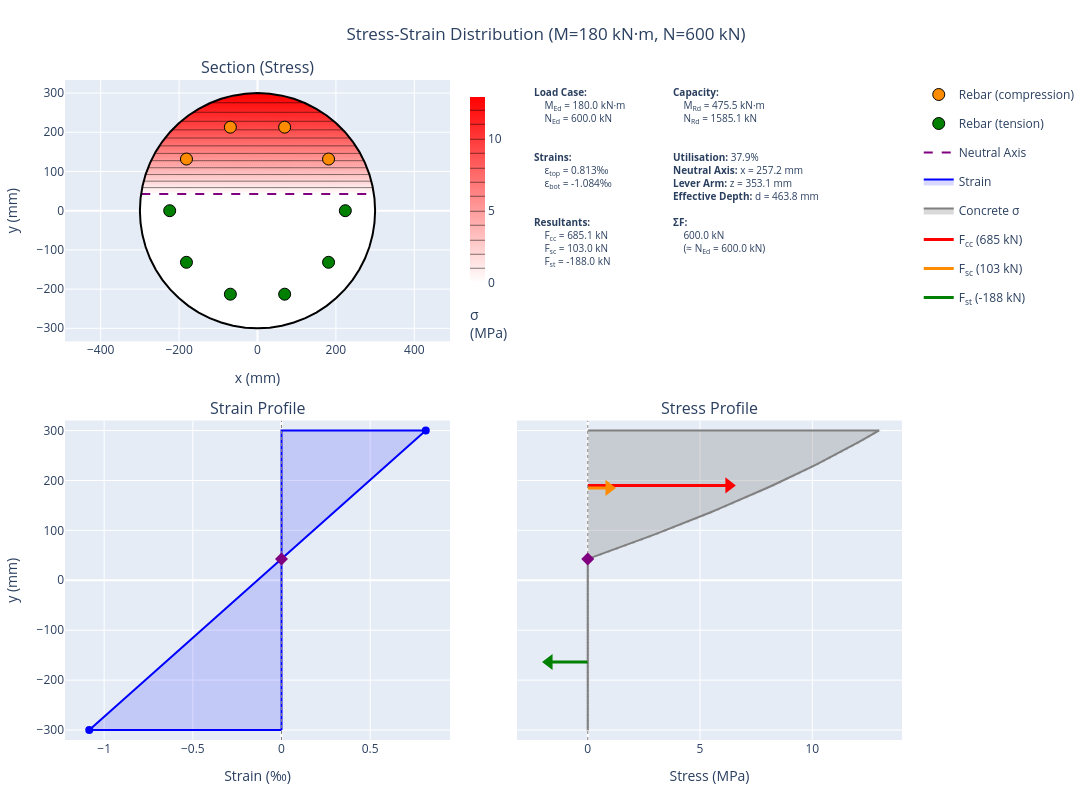

The code cell stored with this chart in its notebook:
### Code cell
# Stress-strain profile from the bending sub-check
check.bending.plot_stress_strain(
    M_Ed=180,
    N_Ed=600,
    title="Stress-Strain Distribution (M=180 kN\u00b7m, N=600 kN)",
    section_render="filled",
    height=800,
    show=False,
)

### Figure 1 — Plotly figure (JSON) as saved in the notebook; plotly's stock layout.template omitted (floating-point values rounded to 4 significant figures; data arrays with more than 128 entries replaced by an {"elided": "..."} marker saying what was removed)
{"data": [{"colorbar": {"len": 0.3762, "lenmode": "fraction", "thickness": 15, "title": {"side": "bottom", "text": "σ<br>(MPa)"}, "x": 0.472, "xanchor": "left", "y": 0.802, "yanchor": "middle"}, "colorscale": [[0, "white"], [1, "red"]], "contours": {"coloring": "heatmap", "showlines": false}, "hovertemplate": "x: %{x:.1f} mm<br>y: %{y:.1f} mm<br>σ: %{z:.2f} MPa<extra>Concrete</extra>", "name": "Concrete", "showlegend": false, "showscale": true, "type": "contour", "x": [-297.5, -292.5, -287.5, -282.5, -277.5, -272.5, -267.5, -262.5, -257.5, -252.5, -247.5, -242.5, -237.5, -232.5, -227.5, -222.5, -217.5, -212.5, -207.5, -202.5, -197.5, -192.5, -187.5, -182.5, -177.5, -172.5, -167.5, -162.5, -157.5, -152.5, -147.5, -142.5, -137.5, -132.5, -127.5, -122.5, -117.5, -112.5, -107.5, -102.5, -97.5, -92.5, -87.5, -82.5, -77.5, -72.5, -67.5, -62.5, -57.5, -52.5, -47.5, -42.5, -37.5, -32.5, -27.5, -22.5, -17.5, -12.5, -7.5, -2.5, 2.5, 7.5, 12.5, 17.5, 22.5, 27.5, 32.5, 37.5, 42.5, 47.5, 52.5, 57.5, 62.5, 67.5, 72.5, 77.5, 82.5, 87.5, 92.5, 97.5, 102.5, 107.5, 112.5, 117.5, 122.5, 127.5, 132.5, 137.5, 142.5, 147.5, 152.5, 157.5, 162.5, 167.5, 172.5, 177.5, 182.5, 187.5, 192.5, 197.5, 202.5, 207.5, 212.5, 217.5, 222.5, 227.5, 232.5, 237.5, 242.5, 247.5, 252.5, 257.5, 262.5, 267.5, 272.5, 277.5, 282.5, 287.5, 292.5, 297.5], "xaxis": "x", "y": {"elided": "180 float values"}, "yaxis": "y", "z": {"elided": "180x120 float values"}, "zmax": 12.9, "zmin": 0}, {"customdata": [[56.19, 0.281, 17.65], [107.7, 0.5383, 33.82], [107.7, 0.5383, 33.82], [56.19, 0.281, 17.65]], "hovertemplate": "x: %{x:.1f} mm<br>y: %{y:.1f} mm<br>σ: %{customdata[0]:.1f} MPa<br>ε: %{customdata[1]:.3f} ‰<br>F: %{customdata[2]:.1f} kN<br><extra>Rebar (compression)</extra>", "marker": {"color": "darkorange", "line": {"color": "black", "width": 1}, "size": 12}, "mode": "markers", "name": "Rebar (compression)", "showlegend": true, "type": "scatter", "x": [181.2, 69.22, -69.22, -181.2], "xaxis": "x", "y": [131.7, 213.0, 213.0, 131.7], "yaxis": "y"}, {"customdata": [[-27.08, -0.1354, -8.506], [-27.08, -0.1354, -8.506], [-110.3, -0.5517, -34.67], [-161.8, -0.809, -50.83], [-161.8, -0.809, -50.83], [-110.3, -0.5517, -34.67]], "hovertemplate": "x: %{x:.1f} mm<br>y: %{y:.1f} mm<br>σ: %{customdata[0]:.1f} MPa<br>ε: %{customdata[1]:.3f} ‰<br>F: %{customdata[2]:.1f} kN<br><extra>Rebar (tension)</extra>", "marker": {"color": "green", "line": {"color": "black", "width": 1}, "size": 12}, "mode": "markers", "name": "Rebar (tension)", "showlegend": true, "type": "scatter", "x": [224.0, -224.0, -181.2, -69.22, 69.22, 181.2], "xaxis": "x", "y": [0.0, 2.743e-14, -131.7, -213.0, -213.0, -131.7], "yaxis": "y"}, {"line": {"color": "purple", "dash": "dash", "width": 2}, "mode": "lines", "name": "Neutral Axis", "showlegend": true, "type": "scatter", "x": [-296.5, 296.5], "xaxis": "x", "y": [42.81, 42.81], "yaxis": "y"}, {"hoverinfo": "skip", "line": {"color": "black", "width": 2}, "mode": "lines", "name": "Section outline", "showlegend": false, "type": "scatter", "x": [300, 298.4, 293.4, 285.3, 274.1, 259.8, 242.7, 222.9, 200.7, 176.3, 150.0, 122.0, 92.71, 62.37, 31.36, 1.837e-14, -31.36, -62.37, -92.71, -122.0, -150.0, -176.3, -200.7, -222.9, -242.7, -259.8, -274.1, -285.3, -293.4, -298.4, -300, -298.4, -293.4, -285.3, -274.1, -259.8, -242.7, -222.9, -200.7, -176.3, -150.0, -122.0, -92.71, -62.37, -31.36, -5.511e-14, 31.36, 62.37, 92.71, 122.0, 150.0, 176.3, 200.7, 222.9, 242.7, 259.8, 274.1, 285.3, 293.4, 298.4, 300], "xaxis": "x", "y": [0, 31.36, 62.37, 92.71, 122.0, 150.0, 176.3, 200.7, 222.9, 242.7, 259.8, 274.1, 285.3, 293.4, 298.4, 300, 298.4, 293.4, 285.3, 274.1, 259.8, 242.7, 222.9, 200.7, 176.3, 150.0, 122.0, 92.71, 62.37, 31.36, 3.674e-14, -31.36, -62.37, -92.71, -122.0, -150.0, -176.3, -200.7, -222.9, -242.7, -259.8, -274.1, -285.3, -293.4, -298.4, -300, -298.4, -293.4, -285.3, -274.1, -259.8, -242.7, -222.9, -200.7, -176.3, -150.0, -122.0, -92.71, -62.37, -31.36, 0], "yaxis": "y"}, {"fill": "toself", "fillcolor": "rgba(0, 0, 255, 0.15)", "hovertemplate": "ε: %{x:.3f} ‰<br>y: %{y:.1f} mm<extra></extra>", "line": {"color": "blue", "width": 2}, "mode": "lines", "name": "Strain", "type": "scatter", "x": [0, -1.084, 0.8133, 0, 0], "xaxis": "x3", "y": [-300, -300, 300, 300, -300], "yaxis": "y3"}, {"hovertemplate": "ε: %{x:.3f} ‰<br>y: %{y:.1f} mm<extra></extra>", "marker": {"color": "blue", "size": 8}, "mode": "markers", "showlegend": false, "type": "scatter", "x": [-1.084, 0.8133], "xaxis": "x3", "y": [-300, 300], "yaxis": "y3"}, {"line": {"color": "gray", "dash": "dot", "width": 1}, "mode": "lines", "showlegend": false, "type": "scatter", "x": [0, 0], "xaxis": "x3", "y": [-320, 320], "yaxis": "y3"}, {"hovertemplate": "Neutral Axis<br>y: 42.8 mm<extra></extra>", "marker": {"color": "purple", "size": 10, "symbol": "diamond"}, "mode": "markers", "name": "NA", "showlegend": false, "type": "scatter", "x": [0], "xaxis": "x3", "y": [42.81], "yaxis": "y3"}, {"fill": "toself", "fillcolor": "rgba(128, 128, 128, 0.3)", "hoverinfo": "skip", "legendgroup": "concrete_stress", "line": {"color": "gray", "width": 2}, "mode": "lines", "name": "Concrete σ", "type": "scatter", "x": [0.0, 0.0, 0.0, 0.0, 0.0, 0.0, 0.0, 0.0, 0.0, 0.0, 0.0, 0.0, 0.0, 0.0, 0.0, 0.0, 0.0, 0.0, 0.0, 0.0, 0.0, 0.0, 0.0, 0.0, 0.0, 0.0, 0.0, 0.0, 0.0, 0.0, 0.0, 0.0, 0.0, 0.0, 0.0, 0.0, 0.0, 0.0, 0.0, 0.0, 0.0, 0.0, 0.0, 0.0, 0.0, 0.0, 0.0, 0.0, 0.0, 0.0, 0.0, 0.0, 0.0, 0.0, 0.0, 0.0, 0.0, 0.0, 0.1669, 0.5467, 0.9229, 1.295, 1.664, 2.029, 2.391, 2.749, 3.103, 3.453, 3.8, 4.143, 4.483, 4.819, 5.151, 5.479, 5.804, 6.125, 6.442, 6.756, 7.066, 7.373, 7.675, 7.974, 8.27, 8.562, 8.85, 9.134, 9.415, 9.692, 9.965, 10.23, 10.5, 10.76, 11.02, 11.28, 11.53, 11.78, 12.02, 12.26, 12.5, 12.73, 12.96, 0.0], "xaxis": "x4", "y": [-300.0, -300.0, -293.9, -287.9, -281.8, -275.8, -269.7, -263.6, -257.6, -251.5, -245.5, -239.4, -233.3, -227.3, -221.2, -215.2, -209.1, -203.0, -197.0, -190.9, -184.8, -178.8, -172.7, -166.7, -160.6, -154.5, -148.5, -142.4, -136.4, -130.3, -124.2, -118.2, -112.1, -106.1, -100.0, -93.94, -87.88, -81.82, -75.76, -69.7, -63.64, -57.58, -51.52, -45.45, -39.39, -33.33, -27.27, -21.21, -15.15, -9.091, -3.03, 3.03, 9.091, 15.15, 21.21, 27.27, 33.33, 39.39, 45.45, 51.52, 57.58, 63.64, 69.7, 75.76, 81.82, 87.88, 93.94, 100.0, 106.1, 112.1, 118.2, 124.2, 130.3, 136.4, 142.4, 148.5, 154.5, 160.6, 166.7, 172.7, 178.8, 184.8, 190.9, 197.0, 203.0, 209.1, 215.2, 221.2, 227.3, 233.3, 239.4, 245.5, 251.5, 257.6, 263.6, 269.7, 275.8, 281.8, 287.9, 293.9, 300.0, 300.0], "yaxis": "y4"}, {"hovertemplate": "%{text}<extra>Concrete</extra>", "legendgroup": "concrete_stress", "marker": {"color": "gray", "opacity": 0.3, "size": 3}, "mode": "markers", "showlegend": false, "text": ["σ: 0.00 MPa<br>ε: -1.084 ‰<br>y: -300.0 mm", "σ: 0.00 MPa<br>ε: -1.065 ‰<br>y: -293.9 mm", "σ: 0.00 MPa<br>ε: -1.046 ‰<br>y: -287.9 mm", "σ: 0.00 MPa<br>ε: -1.027 ‰<br>y: -281.8 mm", "σ: 0.00 MPa<br>ε: -1.007 ‰<br>y: -275.8 mm", "σ: 0.00 MPa<br>ε: -0.988 ‰<br>y: -269.7 mm", "σ: 0.00 MPa<br>ε: -0.969 ‰<br>y: -263.6 mm", "σ: 0.00 MPa<br>ε: -0.950 ‰<br>y: -257.6 mm", "σ: 0.00 MPa<br>ε: -0.931 ‰<br>y: -251.5 mm", "σ: 0.00 MPa<br>ε: -0.912 ‰<br>y: -245.5 mm", "σ: 0.00 MPa<br>ε: -0.892 ‰<br>y: -239.4 mm", "σ: 0.00 MPa<br>ε: -0.873 ‰<br>y: -233.3 mm", "σ: 0.00 MPa<br>ε: -0.854 ‰<br>y: -227.3 mm", "σ: 0.00 MPa<br>ε: -0.835 ‰<br>y: -221.2 mm", "σ: 0.00 MPa<br>ε: -0.816 ‰<br>y: -215.2 mm", "σ: 0.00 MPa<br>ε: -0.797 ‰<br>y: -209.1 mm", "σ: 0.00 MPa<br>ε: -0.777 ‰<br>y: -203.0 mm", "σ: 0.00 MPa<br>ε: -0.758 ‰<br>y: -197.0 mm", "σ: 0.00 MPa<br>ε: -0.739 ‰<br>y: -190.9 mm", "σ: 0.00 MPa<br>ε: -0.720 ‰<br>y: -184.8 mm", "σ: 0.00 MPa<br>ε: -0.701 ‰<br>y: -178.8 mm", "σ: 0.00 MPa<br>ε: -0.682 ‰<br>y: -172.7 mm", "σ: 0.00 MPa<br>ε: -0.662 ‰<br>y: -166.7 mm", "σ: 0.00 MPa<br>ε: -0.643 ‰<br>y: -160.6 mm", "σ: 0.00 MPa<br>ε: -0.624 ‰<br>y: -154.5 mm", "σ: 0.00 MPa<br>ε: -0.605 ‰<br>y: -148.5 mm", "σ: 0.00 MPa<br>ε: -0.586 ‰<br>y: -142.4 mm", "σ: 0.00 MPa<br>ε: -0.567 ‰<br>y: -136.4 mm", "σ: 0.00 MPa<br>ε: -0.547 ‰<br>y: -130.3 mm", "σ: 0.00 MPa<br>ε: -0.528 ‰<br>y: -124.2 mm", "σ: 0.00 MPa<br>ε: -0.509 ‰<br>y: -118.2 mm", "σ: 0.00 MPa<br>ε: -0.490 ‰<br>y: -112.1 mm", "σ: 0.00 MPa<br>ε: -0.471 ‰<br>y: -106.1 mm", "σ: 0.00 MPa<br>ε: -0.452 ‰<br>y: -100.0 mm", "σ: 0.00 MPa<br>ε: -0.432 ‰<br>y: -93.9 mm", "σ: 0.00 MPa<br>ε: -0.413 ‰<br>y: -87.9 mm", "σ: 0.00 MPa<br>ε: -0.394 ‰<br>y: -81.8 mm", "σ: 0.00 MPa<br>ε: -0.375 ‰<br>y: -75.8 mm", "σ: 0.00 MPa<br>ε: -0.356 ‰<br>y: -69.7 mm", "σ: 0.00 MPa<br>ε: -0.337 ‰<br>y: -63.6 mm", "σ: 0.00 MPa<br>ε: -0.317 ‰<br>y: -57.6 mm", "σ: 0.00 MPa<br>ε: -0.298 ‰<br>y: -51.5 mm", "σ: 0.00 MPa<br>ε: -0.279 ‰<br>y: -45.5 mm", "σ: 0.00 MPa<br>ε: -0.260 ‰<br>y: -39.4 mm", "σ: 0.00 MPa<br>ε: -0.241 ‰<br>y: -33.3 mm", "σ: 0.00 MPa<br>ε: -0.222 ‰<br>y: -27.3 mm", "σ: 0.00 MPa<br>ε: -0.202 ‰<br>y: -21.2 mm", "σ: 0.00 MPa<br>ε: -0.183 ‰<br>y: -15.2 mm", "σ: 0.00 MPa<br>ε: -0.164 ‰<br>y: -9.1 mm", "σ: 0.00 MPa<br>ε: -0.145 ‰<br>y: -3.0 mm", "σ: 0.00 MPa<br>ε: -0.126 ‰<br>y: 3.0 mm", "σ: 0.00 MPa<br>ε: -0.107 ‰<br>y: 9.1 mm", "σ: 0.00 MPa<br>ε: -0.087 ‰<br>y: 15.2 mm", "σ: 0.00 MPa<br>ε: -0.068 ‰<br>y: 21.2 mm", "σ: 0.00 MPa<br>ε: -0.049 ‰<br>y: 27.3 mm", "σ: 0.00 MPa<br>ε: -0.030 ‰<br>y: 33.3 mm", "σ: 0.00 MPa<br>ε: -0.011 ‰<br>y: 39.4 mm", "σ: 0.17 MPa<br>ε: 0.008 ‰<br>y: 45.5 mm", "σ: 0.55 MPa<br>ε: 0.028 ‰<br>y: 51.5 mm", "σ: 0.92 MPa<br>ε: 0.047 ‰<br>y: 57.6 mm", "σ: 1.30 MPa<br>ε: 0.066 ‰<br>y: 63.6 mm", "σ: 1.66 MPa<br>ε: 0.085 ‰<br>y: 69.7 mm", "σ: 2.03 MPa<br>ε: 0.104 ‰<br>y: 75.8 mm", "σ: 2.39 MPa<br>ε: 0.123 ‰<br>y: 81.8 mm", "σ: 2.75 MPa<br>ε: 0.143 ‰<br>y: 87.9 mm", "σ: 3.10 MPa<br>ε: 0.162 ‰<br>y: 93.9 mm", "σ: 3.45 MPa<br>ε: 0.181 ‰<br>y: 100.0 mm", "σ: 3.80 MPa<br>ε: 0.200 ‰<br>y: 106.1 mm", "σ: 4.14 MPa<br>ε: 0.219 ‰<br>y: 112.1 mm", "σ: 4.48 MPa<br>ε: 0.238 ‰<br>y: 118.2 mm", "σ: 4.82 MPa<br>ε: 0.258 ‰<br>y: 124.2 mm", "σ: 5.15 MPa<br>ε: 0.277 ‰<br>y: 130.3 mm", "σ: 5.48 MPa<br>ε: 0.296 ‰<br>y: 136.4 mm", "σ: 5.80 MPa<br>ε: 0.315 ‰<br>y: 142.4 mm", "σ: 6.12 MPa<br>ε: 0.334 ‰<br>y: 148.5 mm", "σ: 6.44 MPa<br>ε: 0.353 ‰<br>y: 154.5 mm", "σ: 6.76 MPa<br>ε: 0.372 ‰<br>y: 160.6 mm", "σ: 7.07 MPa<br>ε: 0.392 ‰<br>y: 166.7 mm", "σ: 7.37 MPa<br>ε: 0.411 ‰<br>y: 172.7 mm", "σ: 7.68 MPa<br>ε: 0.430 ‰<br>y: 178.8 mm", "σ: 7.97 MPa<br>ε: 0.449 ‰<br>y: 184.8 mm", "σ: 8.27 MPa<br>ε: 0.468 ‰<br>y: 190.9 mm", "σ: 8.56 MPa<br>ε: 0.487 ‰<br>y: 197.0 mm", "σ: 8.85 MPa<br>ε: 0.507 ‰<br>y: 203.0 mm", "σ: 9.13 MPa<br>ε: 0.526 ‰<br>y: 209.1 mm", "σ: 9.41 MPa<br>ε: 0.545 ‰<br>y: 215.2 mm", "σ: 9.69 MPa<br>ε: 0.564 ‰<br>y: 221.2 mm", "σ: 9.96 MPa<br>ε: 0.583 ‰<br>y: 227.3 mm", "σ: 10.23 MPa<br>ε: 0.602 ‰<br>y: 233.3 mm", "σ: 10.50 MPa<br>ε: 0.622 ‰<br>y: 239.4 mm", "σ: 10.76 MPa<br>ε: 0.641 ‰<br>y: 245.5 mm", "σ: 11.02 MPa<br>ε: 0.660 ‰<br>y: 251.5 mm", "σ: 11.28 MPa<br>ε: 0.679 ‰<br>y: 257.6 mm", "σ: 11.53 MPa<br>ε: 0.698 ‰<br>y: 263.6 mm", "σ: 11.78 MPa<br>ε: 0.717 ‰<br>y: 269.7 mm", "σ: 12.02 MPa<br>ε: 0.737 ‰<br>y: 275.8 mm", "σ: 12.26 MPa<br>ε: 0.756 ‰<br>y: 281.8 mm", "σ: 12.50 MPa<br>ε: 0.775 ‰<br>y: 287.9 mm", "σ: 12.73 MPa<br>ε: 0.794 ‰<br>y: 293.9 mm", "σ: 12.96 MPa<br>ε: 0.813 ‰<br>y: 300.0 mm"], "type": "scatter", "x": [0.0, 0.0, 0.0, 0.0, 0.0, 0.0, 0.0, 0.0, 0.0, 0.0, 0.0, 0.0, 0.0, 0.0, 0.0, 0.0, 0.0, 0.0, 0.0, 0.0, 0.0, 0.0, 0.0, 0.0, 0.0, 0.0, 0.0, 0.0, 0.0, 0.0, 0.0, 0.0, 0.0, 0.0, 0.0, 0.0, 0.0, 0.0, 0.0, 0.0, 0.0, 0.0, 0.0, 0.0, 0.0, 0.0, 0.0, 0.0, 0.0, 0.0, 0.0, 0.0, 0.0, 0.0, 0.0, 0.0, 0.0, 0.1669, 0.5467, 0.9229, 1.295, 1.664, 2.029, 2.391, 2.749, 3.103, 3.453, 3.8, 4.143, 4.483, 4.819, 5.151, 5.479, 5.804, 6.125, 6.442, 6.756, 7.066, 7.373, 7.675, 7.974, 8.27, 8.562, 8.85, 9.134, 9.415, 9.692, 9.965, 10.23, 10.5, 10.76, 11.02, 11.28, 11.53, 11.78, 12.02, 12.26, 12.5, 12.73, 12.96], "xaxis": "x4", "y": [-300.0, -293.9, -287.9, -281.8, -275.8, -269.7, -263.6, -257.6, -251.5, -245.5, -239.4, -233.3, -227.3, -221.2, -215.2, -209.1, -203.0, -197.0, -190.9, -184.8, -178.8, -172.7, -166.7, -160.6, -154.5, -148.5, -142.4, -136.4, -130.3, -124.2, -118.2, -112.1, -106.1, -100.0, -93.94, -87.88, -81.82, -75.76, -69.7, -63.64, -57.58, -51.52, -45.45, -39.39, -33.33, -27.27, -21.21, -15.15, -9.091, -3.03, 3.03, 9.091, 15.15, 21.21, 27.27, 33.33, 39.39, 45.45, 51.52, 57.58, 63.64, 69.7, 75.76, 81.82, 87.88, 93.94, 100.0, 106.1, 112.1, 118.2, 124.2, 130.3, 136.4, 142.4, 148.5, 154.5, 160.6, 166.7, 172.7, 178.8, 184.8, 190.9, 197.0, 203.0, 209.1, 215.2, 221.2, 227.3, 233.3, 239.4, 245.5, 251.5, 257.6, 263.6, 269.7, 275.8, 281.8, 287.9, 293.9, 300.0], "yaxis": "y4"}, {"hovertemplate": "F<sub>cc</sub> = 685.1 kN<br>y = 190.0 mm<extra>Concrete Compression</extra>", "legendgroup": "F<sub>cc</sub>", "line": {"color": "red", "width": 3}, "mode": "lines", "name": "F<sub>cc</sub> (685 kN)", "type": "scatter", "x": [0, 6.282], "xaxis": "x4", "y": [190.0, 190.0], "yaxis": "y4"}, {"hoverinfo": "skip", "legendgroup": "F<sub>cc</sub>", "marker": {"color": "red", "size": 14, "symbol": "triangle-right"}, "mode": "markers", "showlegend": false, "type": "scatter", "x": [6.282], "xaxis": "x4", "y": [190.0], "yaxis": "y4"}, {"hovertemplate": "F<sub>sc</sub> = 103.0 kN<br>y = 185.1 mm<extra>Steel Compression</extra>", "legendgroup": "F<sub>sc</sub>", "line": {"color": "darkorange", "width": 3}, "mode": "lines", "name": "F<sub>sc</sub> (103 kN)", "type": "scatter", "x": [0, 0.944], "xaxis": "x4", "y": [185.1, 185.1], "yaxis": "y4"}, {"hoverinfo": "skip", "legendgroup": "F<sub>sc</sub>", "marker": {"color": "darkorange", "size": 14, "symbol": "triangle-right"}, "mode": "markers", "showlegend": false, "type": "scatter", "x": [0.944], "xaxis": "x4", "y": [185.1], "yaxis": "y4"}, {"hovertemplate": "F<sub>st</sub> = -188.0 kN<br>y = -163.8 mm<extra>Steel Tension</extra>", "legendgroup": "F<sub>st</sub>", "line": {"color": "green", "width": 3}, "mode": "lines", "name": "F<sub>st</sub> (-188 kN)", "type": "scatter", "x": [0, -1.724], "xaxis": "x4", "y": [-163.8, -163.8], "yaxis": "y4"}, {"hoverinfo": "skip", "legendgroup": "F<sub>st</sub>", "marker": {"color": "green", "size": 14, "symbol": "triangle-left"}, "mode": "markers", "showlegend": false, "type": "scatter", "x": [-1.724], "xaxis": "x4", "y": [-163.8], "yaxis": "y4"}, {"line": {"color": "gray", "dash": "dot", "width": 1}, "mode": "lines", "showlegend": false, "type": "scatter", "x": [0, 0], "xaxis": "x4", "y": [-320, 320], "yaxis": "y4"}, {"hovertemplate": "Neutral Axis<br>y: 42.8 mm<extra></extra>", "marker": {"color": "purple", "size": 10, "symbol": "diamond"}, "mode": "markers", "showlegend": false, "type": "scatter", "x": [0], "xaxis": "x4", "y": [42.81], "yaxis": "y4"}], "layout": {"annotations": [{"font": {"size": 16}, "showarrow": false, "text": "Section (Stress)", "x": 0.23, "xanchor": "center", "xref": "paper", "y": 1, "yanchor": "bottom", "yref": "paper"}, {"font": {"size": 16}, "showarrow": false, "text": "Strain Profile", "x": 0.23, "xanchor": "center", "xref": "paper", "y": 0.484, "yanchor": "bottom", "yref": "paper"}, {"font": {"size": 16}, "showarrow": false, "text": "Stress Profile", "x": 0.77, "xanchor": "center", "xref": "paper", "y": 0.484, "yanchor": "bottom", "yref": "paper"}, {"align": "left", "font": {"size": 10}, "showarrow": false, "text": "<b>Load Case:</b><br>&nbsp;&nbsp;&nbsp;&nbsp;M<sub>Ed</sub> = 180.0 kN·m<br>&nbsp;&nbsp;&nbsp;&nbsp;N<sub>Ed</sub> = 600.0 kN<br><br><br><b>Strains:</b><br>&nbsp;&nbsp;&nbsp;&nbsp;ε<sub>top</sub> = 0.813‰<br>&nbsp;&nbsp;&nbsp;&nbsp;ε<sub>bot</sub> = -1.084‰<br><br><br><b>Resultants:</b><br>&nbsp;&nbsp;&nbsp;&nbsp;F<sub>cc</sub> = 685.1 kN<br>&nbsp;&nbsp;&nbsp;&nbsp;F<sub>sc</sub> = 103.0 kN<br>&nbsp;&nbsp;&nbsp;&nbsp;F<sub>st</sub> = -188.0 kN<br>", "x": 0.5584, "xanchor": "left", "xref": "paper", "y": 0.996, "yanchor": "top", "yref": "paper"}, {"align": "left", "font": {"size": 10}, "showarrow": false, "text": "<b>Capacity:</b><br>&nbsp;&nbsp;&nbsp;&nbsp;M<sub>Rd</sub> = 475.5 kN·m<br>&nbsp;&nbsp;&nbsp;&nbsp;N<sub>Rd</sub> = 1585.1 kN<br><br><br><b>Utilisation:</b> 37.9%<br><b>Neutral Axis:</b> x = 257.2 mm<br><b>Lever Arm:</b> z = 353.1 mm<br><b>Effective Depth:</b> d = 463.8 mm<br><br><b>ΣF:</b><br>&nbsp;&nbsp;&nbsp;&nbsp;600.0 kN<br>&nbsp;&nbsp;&nbsp;&nbsp;(≈ N<sub>Ed</sub> = 600.0 kN)<br>", "x": 0.724, "xanchor": "left", "xref": "paper", "y": 0.996, "yanchor": "top", "yref": "paper"}], "height": 800, "legend": {"x": 1.02, "y": 1}, "margin": {"b": 60, "l": 60, "r": 120, "t": 80}, "showlegend": true, "title": {"text": "Stress-Strain Distribution (M=180 kN·m, N=600 kN)", "x": 0.5}, "width": 1200, "xaxis": {"anchor": "y", "domain": [0, 0.46], "title": {"text": "x (mm)"}}, "xaxis2": {"anchor": "y2", "domain": [0.54, 1], "visible": false}, "xaxis3": {"anchor": "y3", "domain": [0, 0.46], "title": {"text": "Strain (‰)"}}, "xaxis4": {"anchor": "y4", "domain": [0.54, 1], "range": [-3.153, 13.99], "title": {"text": "Stress (MPa)"}}, "yaxis": {"anchor": "x", "domain": [0.604, 1], "scaleanchor": "x", "scaleratio": 1, "title": {"text": "y (mm)"}}, "yaxis2": {"anchor": "x2", "domain": [0.604, 1], "visible": false}, "yaxis3": {"anchor": "x3", "domain": [0, 0.484], "range": [-320, 320], "title": {"text": "y (mm)"}}, "yaxis4": {"anchor": "x4", "domain": [0, 0.484], "matches": "y3", "showticklabels": false}}}
